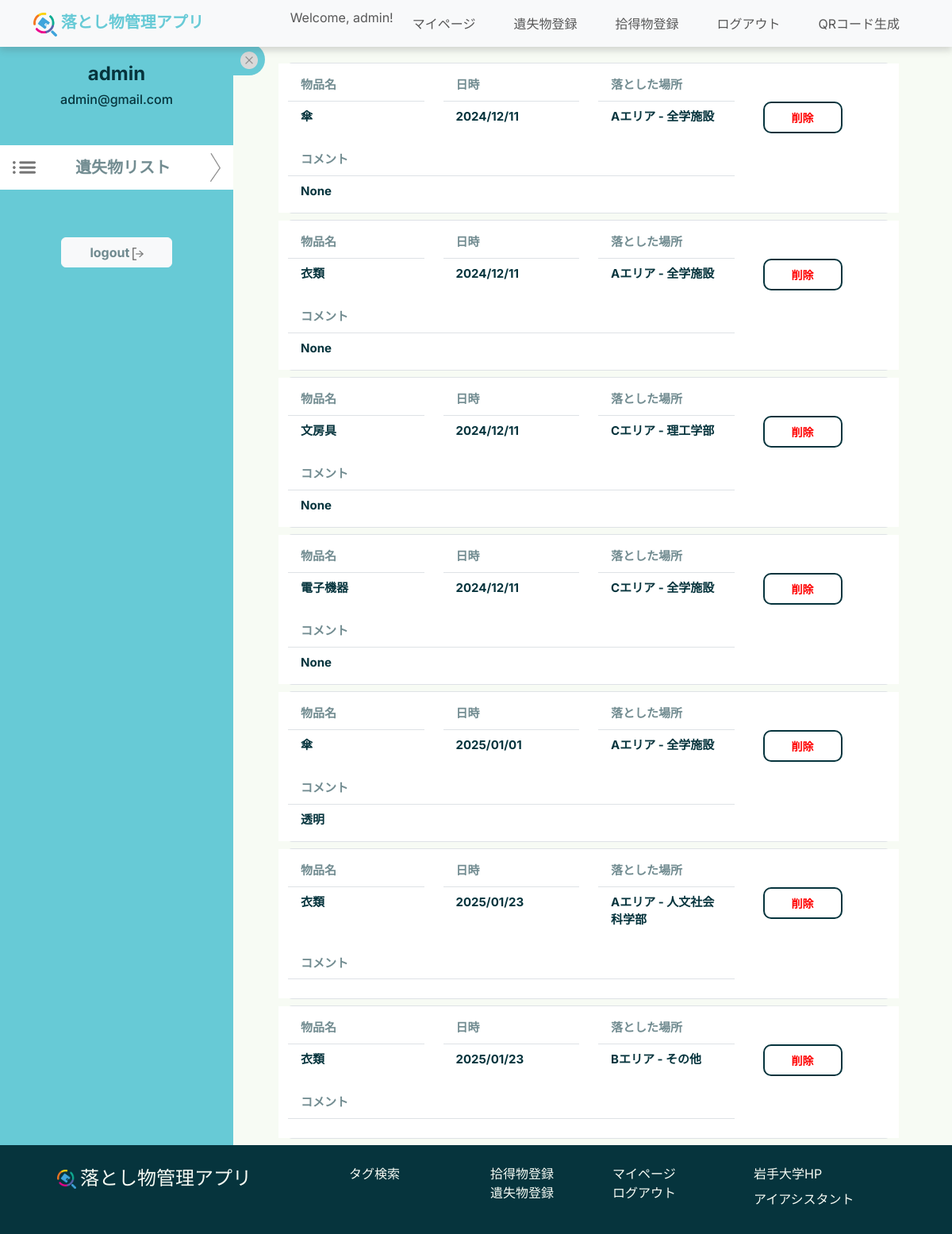
The page /mypage/student/ (signed in) on the database its author committed.
### top/models.py (models this page shows, shortened)
class Item(models.Model):
    item_id = models.AutoField(primary_key=True)
    item_name = models.ForeignKey(ItemsNameTag, on_delete=models.CASCADE, verbose_name="Item Name")
    PorD_location = models.ForeignKey(PickedOrDroppedLocationsTag, on_delete=models.CASCADE,
                                      verbose_name="Picked or Dropped Location")
    storage_location = models.ForeignKey(StorageLocationsTag, on_delete=models.CASCADE, verbose_name="Storage Location", null=True)
    item_type = models.IntegerField(verbose_name="Item Type", help_text="0: Found, 1: Lost")
    status = models.SmallIntegerField(verbose_name="Status", help_text="0: Pending, 1: In Progress, 2: Resolved")
    created_at = models.DateTimeField() # 時間を自動的に更新しない
    updated_at = models.DateTimeField(auto_now=True, null=True, blank=True)
    contact_email = models.EmailField(max_length=100, null=True, blank=True)
    contact_phone = models.CharField(max_length=20, null=True, blank=True)
    description = models.TextField(null=True, blank=True)

class ItemsNameTag(models.Model):
    item_name_id = models.AutoField(primary_key=True)
    item_name = models.CharField(max_length=100, verbose_name="Name tags for items",
                                 help_text="Stationery, clothing, electronic equipment, etc.")
    description = models.TextField(null=True, blank=True)
    def __str__(self):
        return self.item_name

class PickedOrDroppedLocationsTag(models.Model):
    PorD_location_id = models.AutoField(primary_key=True)
    picked_or_dropped_location_name = models.CharField(max_length=100, verbose_name="Location Name",
                                                       help_text="Name of the place where it was found or dropped, e.g., faculty building, student center, etc.")
    description = models.TextField(null=True, blank=True)
    def __str__(self):
        return self.picked_or_dropped_location_name

### mypage/views.py (the view)
# urls.py: path("student/", views.student_mypage, name="student_mypage"), # 学生マイページ表示
def student_mypage(request): # 表示用ビュー
    username = request.user.username # ユーザー名の取得
    useritems = Item.objects.filter(contact_email=request.user.email, item_type=1)
    return render(request, "student.html", {"useritems":useritems})

### mypage/templates/student.html (shortened to what this page needs)
{% extends "base.html" %}
{% load static %}
{% block content %}
<body>
    <div class="Student container-fluid row" style="display: flex; width:100%">
        <div class="col-lg-3 col-sm-12 text-center "style="background-color: #67CAD6" id="sidebar">
            <h4 class="fw-bold mt-4 mb-2">{{ user.username }}</h4>
            <h6>{{ user.email }}</h6>
            <div class="list row d-flex justify-content-center align-items-center mt-5" style="color: #06343D90; background-color: #FFFFFF; margin-bottom:60px">
                <img src="{% static 'imgs\icons\LIST.png' %}" class="col-2" style="width:auto; height:1em; float: left">
                <h4 class="my-3 col-8 fw-bold" style="font-size: 20px;">遺失物リスト</h4>
                <img id="list-image" src="{% static 'imgs\icons\SCROLL ARROW side.png' %}" class="col-1" style="width:auto; height:auto" >
            </div>
            <a class="navbar-brand" href="{% url 'lostitem:logout' %}">
                <button type="button" class="btn btn-light fw-bold custom-add col-6 mb-5" style="color: #06343D90; width: 140px">
                    logout
                    <img src="{% static 'imgs\icons\logout.png' %}" style="width:auto; height:1em">
                </button>
            </a>
        </div>
        <button id="toggle-btn" class="btn btn-primary btn-sm side-btn fw-bold">
            <img src="{% static 'imgs/icons/Component 3.png' %}" id="pls-btn" style="width: 22px; height: 22px;">
        </button>
        <div class="col-lg-8 col-sm-12 mt-3 mx-3" id="main-content">
            {% if useritems %}
                <div id="content-desktop" style="display:none;">
                    {% for item in useritems %}
                        <div class="border  my-2 rounded">
                            <div class="row" style="background-color: #FFFFFF;">
                                <div class="col-3 my-2">
                                    <ul class="list-group list-group-flush no-underline">
                                        <li class="list-group-item fw-bold" style="color: #06343D90; font-size:15px">物品名</li>
                                        <li class="list-group-item fw-bold" style="color: #06343D; font-size:15px">{{ item.item_name }}</li>
                                    </ul>
                                </div>
                                <div class="col-3 my-2">
                                    <ul class="list-group list-group-flush no-underline">
                                        <li class="list-group-item fw-bold" style="color: #06343D90; font-size:15px">日時</li>
                                        <li class="list-group-item fw-bold" style="color: #06343D; font-size:15px">{{ item.created_at | date:"Y/m/d" }}</li>
                                    </ul>
                                </div>
                                <div class="col-3 my-2">
                                    <ul class="list-group list-group-flush no-underline">
                                        <li class="list-group-item fw-bold" style="color: #06343D90; font-size:15px">落とした場所</li>
                                        <li class="list-group-item fw-bold" style="color: #06343D; font-size:15px">{{ item.PorD_location }}</li>
                                    </ul>
                                </div>
                                <button type="button" class="btn btn-outline-secondary custom-red fw-bold mt-5 mx-4 delete-btn"
                                        data-id="{{ item.item_id  }}" data-name="{{ item.item_id }}"
                                        style="width: 100px; height: 40px; color: #ff0000; border-color: #06343D; border-width: 2px; border-radius: 10px; font-size: 14px;"
                                        data-bs-toggle="modal" data-bs-target="#delete-modal">
                                        削除
                                </button>
                                <div class="col-12 col-md-9 my-2">
                                    <ul class="list-group list-group-flush no-underline">
                                        <li class="list-group-item fw-bold" style="color: #06343D90; font-size:15px">コメント</li>
                                        <li class="list-group-item fw-bold" style="color: #06343D; font-size:15px">{{ item.description }}</li>
                                    </ul>
                                </div>
                            </div>
                        </div>
                    {% endfor %}
                </div>
            {% else %}
                <p>遺失物は登録されていません</p>
            {% endif %}
        </div>
    </div>
</body>
{% endblock content %}

### templates/base.html (shortened to what this page needs)
{% load static %}
<!DOCTYPE html>
<html lang="en">
<head>
    <link rel="stylesheet" href="{% static 'css/style.css' %}">
    <link rel="stylesheet" href="{% static 'css/top.css' %}">
    <link rel="stylesheet" href="{% static 'css/lost_item_register.css' %}">
    <link href="https://cdn.jsdelivr.net/npm/bootstrap@5.3.3/dist/css/bootstrap.min.css" rel="stylesheet"
>
</head>
<body>
<main>
    <nav class="navbar fixed-top navbar-expand-lg navbar-light bg-light" id="header">
        <div class="container">
            <a class="navbar-brand" href="{% url 'top:home' %}">
                <img src="{% static 'imgs/illustrations/1. FINAL logo png.png' %}" alt="" width="30" height="24"
                     class="d-inline-block align-text-top img-fluid">
                落とし物管理アプリ
            </a>
            <div class="collapse navbar-collapse" id="navbarXL" align="right">
                <ul class="navbar-nav ml-auto">
                    {% if user.is_superuser %}
                        <li class="nav-item">
                            <span class="navbar-text">Welcome, {{ user.username }}!</span>
                        </li>
                        <li class="nav-item mx-3">
                            <a class="nav-link" href="{% url 'mypage:admin_mypage' %}">マイページ</a>
                        </li>
                        <li class="nav-item mx-3">
                            <a class="nav-link" href="{% url 'lostitem:tolostitemregister' %}">遺失物登録</a>
                        </li>
                        <li class="nav-item mx-3">
                            <a class="nav-link" href="{% url 'founditem:tofounditemregister' %}">拾得物登録</a>
                        </li>
                        <li class="nav-item mx-3">
                            <a class="nav-link" href="{% url 'lostitem:logout' %}">ログアウト</a>
                        </li>
                    {% endif %}
                    {% if user.is_authenticated and user.is_superuser %}
                         <div align="right">
                        <li class="nav-item mx-3">
                            <button class="nav-link btn btn-link" id="generateQrBtn">QRコード生成</button>
                        </li>
                        </div>
                    {% endif %}
                </ul>
            </div>
        </div>
    </nav>
    <div style="margin-top: 55px;">
        {% block content %}{% endblock %}
    </div>
</main>
</body>
<footer>
    <div class="row px-4 py-4 mt-0 mx-4 d-flex justify-content-center">
        <div class="footerlogo col-lg-4 col-sm-12 mb-4">
            <a class="footer-brand" href="{% url 'top:home' %}"><img src="{% static "imgs/illustrations/1. FINAL logo png.png" %}">落とし物管理アプリ</a>
        </div>
        <div class="footer-contents col-lg-8 col-sm-12 row">
            <div class="col-lg-3 col-sm-12 mb-3">
                <a class="footer-link" href="{% url 'top:home' %}#tag-search">タグ検索</a>
            </div>
            {% if user.is_superuser %}
                <div class="col-lg-3 col-sm-12 row mb-3">
                    <div class="col-12">
                        <a class="footer-link" href="{% url 'founditem:tofounditemregister' %}">拾得物登録</a>
                    </div>
                    <div class="col-12">
                        <a class="footer-link" href="{% url 'lostitem:tolostitemregister' %}">遺失物登録</a>
                    </div>
                </div>
                <div class="col-lg-3 col-sm-12 mb-3">
                    <div class="col-12">
                        <a class="footer-link" href="{% url 'mypage:admin_mypage' %}">マイページ</a>
                    </div>
                    <div class="col-12">
                        <a class="footer-link" href="{% url 'lostitem:logout' %}">ログアウト</a>
                    </div>
                </div>
            {% endif %}
            <div class="col-lg-3 col-sm-12 row">
                <div class="col-12">
                    <a class="footer-link" href="https://www.iwate-u.ac.jp/">岩手大学HP</a>
                </div>
                <div class="col-12">
                    <a class="footer-link" href="https://ia2.iwate-u.ac.jp/websyllabus/login/slbsCtlLogin.php">アイアシスタント</a>
                </div>
            </div>
        </div>
    </div>
</footer>
</html>

### static/css/style.css (style rules this page uses)
:root { --primary: #67CAD6; --body:#cef1f7; --background:#F7FBF4; --textcolor:#06343D; }
body { font-family: "Inter","Noto Sans JP", sans-serif !important; font-optical-sizing: auto; color:var(--textcolor) !important; background-color:var(--background)!important; }
.navbar { background-color: #FFFFFF !important; box-shadow: 0 5px 8px rgba(77, 77, 77, 0.204); transition: top 0.3s, opacity 0.3s; opacity: 1; }
.navbar .navbar-brand { color: var(--primary) !important; font-size: 20px; font-weight: 700; }
.navbar-collapse { text-align: right!important; justify-content: flex-end!important; }
footer { background-color: #06343D !important; color: var(--background); }
footer a { text-decoration: none; color: var(--background); }
.footer-brand { font-size:1.5rem!important; }
.footerlogo img { width: 1em; height: 1em; margin-right: 5px; vertical-align: auto; }

### static/css/top.css (style rules this page uses)
:root { --primary: #67CAD6; --body:#cef1f7; --background:#F7FBF4; --box-shadow:0 8px 22px rgba(77, 77, 77, 0.204); --textcolor:#06343D; }

### mypage/templates/student.html (style rules this page uses)
#sidebar, #toggle-btn, #main-content { transition: transform 0.5s ease; }
#pls-btn { transition: transform 1.2s ease; }
.side-btn { border-radius: 0 50px 50px 0; background-color: #67cad6; color: #06343d; border: 0px solid #06343d80; width: 40px; height: 40px; }

### rows shown on the page
Item: item_name "傘", created_at "2024/12/11", PorD_location "Aエリア - 全学施設", description "None"
Item: item_name "衣類", created_at "2024/12/11", PorD_location "Aエリア - 全学施設", description "None"
Item: item_name "文房具", created_at "2024/12/11", PorD_location "Cエリア - 理工学部", description "None"
Item: item_name "電子機器", created_at "2024/12/11", PorD_location "Cエリア - 全学施設", description "None"
Item: item_name "傘", created_at "2025/01/01", PorD_location "Aエリア - 全学施設", description "透明"
Item: item_name "衣類", created_at "2025/01/23", PorD_location "Aエリア - 人文社会科学部", {{ item.item_id }} 40 (drawn)
Item: item_name "衣類", created_at "2025/01/23", PorD_location "Bエリア - その他"

### other values the page prints
{{ user.username }} "admin"
{{ user.email }} "admin@gmail.com"
